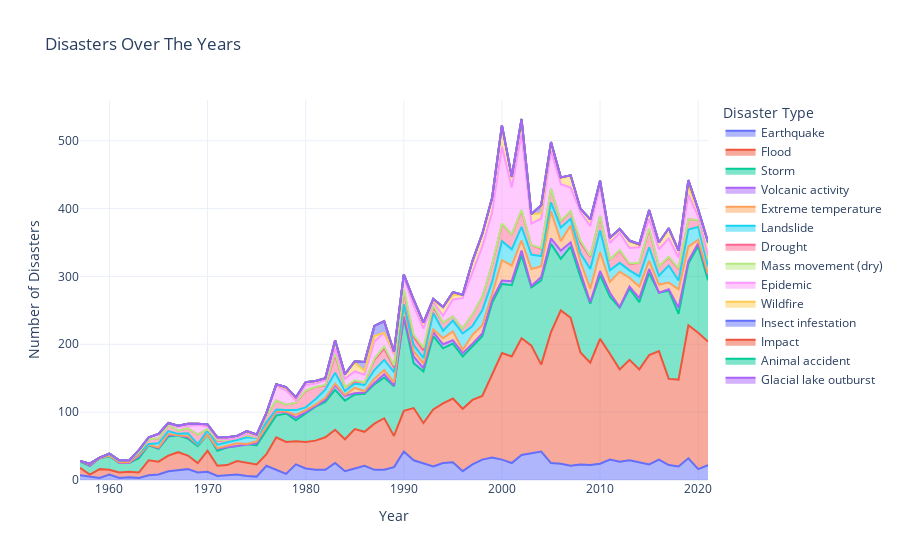

Here is the notebook cell this chart was saved with:
### Code cell
import plotly.express as px

fig = px.area(df, x="year", y="disaster_count", color="disaster_type",
	      line_group="disaster_type", title='Disasters Over The Years', template='plotly_white', \
			labels={"year":"Year","disaster_count":"Number of Disasters", "disaster_type":"Disaster Type"})
fig.show()

### Figure 1 — Plotly figure (JSON) as saved in the notebook; plotly's stock layout.template omitted (floating-point values rounded to 4 significant figures)
{"data": [{"hovertemplate": "Disaster Type=Earthquake<br>Year=%{x}<br>Number of Disasters=%{y}<extra></extra>", "legendgroup": "Earthquake", "line": {"color": "#636efa"}, "mode": "lines", "name": "Earthquake", "orientation": "v", "showlegend": true, "stackgroup": "1", "type": "scatter", "x": [1957, 1958, 1959, 1960, 1961, 1962, 1963, 1964, 1965, 1966, 1967, 1968, 1969, 1970, 1971, 1972, 1973, 1974, 1975, 1976, 1977, 1978, 1979, 1980, 1981, 1982, 1983, 1984, 1985, 1986, 1987, 1988, 1989, 1990, 1991, 1992, 1993, 1994, 1995, 1996, 1997, 1998, 1999, 2000, 2001, 2002, 2003, 2004, 2005, 2006, 2007, 2008, 2009, 2010, 2011, 2012, 2013, 2014, 2015, 2016, 2017, 2018, 2019, 2020, 2021], "xaxis": "x", "y": [7, 5, 3, 8, 3, 4, 3, 7, 8, 13, 15, 16, 11, 12, 6, 7, 8, 6, 5, 21, 15, 9, 23, 17, 15, 15, 25, 13, 17, 21, 15, 15, 19, 42, 29, 25, 20, 25, 26, 13, 23, 30, 33, 30, 25, 37, 40, 42, 25, 24, 21, 23, 22, 24, 30, 27, 29, 26, 23, 30, 22, 20, 32, 16, 22], "yaxis": "y"}, {"hovertemplate": "Disaster Type=Flood<br>Year=%{x}<br>Number of Disasters=%{y}<extra></extra>", "legendgroup": "Flood", "line": {"color": "#EF553B"}, "mode": "lines", "name": "Flood", "orientation": "v", "showlegend": true, "stackgroup": "1", "type": "scatter", "x": [1957, 1958, 1959, 1960, 1961, 1962, 1963, 1964, 1965, 1966, 1967, 1968, 1969, 1970, 1971, 1972, 1973, 1974, 1975, 1976, 1977, 1978, 1979, 1980, 1981, 1982, 1983, 1984, 1985, 1986, 1987, 1988, 1989, 1990, 1991, 1992, 1993, 1994, 1995, 1996, 1997, 1998, 1999, 2000, 2001, 2002, 2003, 2004, 2005, 2006, 2007, 2008, 2009, 2010, 2011, 2012, 2013, 2014, 2015, 2016, 2017, 2018, 2019, 2020, 2021], "xaxis": "x", "y": [11, 3, 13, 7, 8, 8, 8, 22, 19, 23, 26, 20, 14, 31, 15, 15, 20, 19, 18, 17, 48, 47, 34, 39, 43, 48, 49, 47, 58, 50, 68, 76, 46, 60, 77, 59, 84, 88, 94, 92, 95, 94, 122, 157, 157, 172, 158, 128, 193, 226, 218, 165, 151, 184, 156, 136, 148, 137, 161, 160, 127, 128, 196, 201, 182], "yaxis": "y"}, {"hovertemplate": "Disaster Type=Storm<br>Year=%{x}<br>Number of Disasters=%{y}<extra></extra>", "legendgroup": "Storm", "line": {"color": "#00cc96"}, "mode": "lines", "name": "Storm", "orientation": "v", "showlegend": true, "stackgroup": "1", "type": "scatter", "x": [1957, 1958, 1959, 1960, 1961, 1962, 1963, 1964, 1965, 1966, 1967, 1968, 1969, 1970, 1971, 1972, 1973, 1974, 1975, 1976, 1977, 1978, 1979, 1980, 1981, 1982, 1983, 1984, 1985, 1986, 1987, 1988, 1989, 1990, 1991, 1992, 1993, 1994, 1995, 1996, 1997, 1998, 1999, 2000, 2001, 2002, 2003, 2004, 2005, 2006, 2007, 2008, 2009, 2010, 2011, 2012, 2013, 2014, 2015, 2016, 2017, 2018, 2019, 2020, 2021], "xaxis": "x", "y": [9, 13, 16, 20, 14, 13, 21, 22, 19, 28, 25, 25, 25, 24, 22, 26, 22, 28, 28, 36, 32, 42, 31, 42, 50, 52, 59, 57, 51, 56, 58, 60, 73, 137, 66, 76, 108, 81, 81, 77, 79, 88, 106, 102, 105, 122, 86, 124, 130, 76, 105, 111, 87, 94, 84, 91, 105, 99, 121, 86, 130, 97, 91, 128, 90], "yaxis": "y"}, {"hovertemplate": "Disaster Type=Volcanic activity<br>Year=%{x}<br>Number of Disasters=%{y}<extra></extra>", "legendgroup": "Volcanic activity", "line": {"color": "#ab63fa"}, "mode": "lines", "name": "Volcanic activity", "orientation": "v", "showlegend": true, "stackgroup": "1", "type": "scatter", "x": [1957, 1960, 1963, 1964, 1965, 1966, 1968, 1969, 1971, 1973, 1975, 1976, 1977, 1978, 1979, 1980, 1981, 1982, 1983, 1984, 1985, 1986, 1987, 1988, 1989, 1990, 1991, 1992, 1993, 1994, 1995, 1996, 1997, 1998, 1999, 2000, 2001, 2002, 2003, 2004, 2005, 2006, 2007, 2008, 2009, 2010, 2011, 2012, 2013, 2014, 2015, 2017, 2018, 2019, 2020, 2021], "xaxis": "x", "y": [1, 1, 3, 1, 1, 2, 2, 2, 3, 1, 3, 5, 5, 2, 4, 2, 1, 3, 7, 7, 2, 2, 2, 5, 1, 2, 10, 5, 6, 6, 5, 5, 4, 4, 5, 5, 6, 7, 2, 5, 8, 12, 6, 7, 2, 6, 6, 1, 3, 6, 6, 2, 9, 4, 4, 8], "yaxis": "y"}, {"hovertemplate": "Disaster Type=Extreme temperature<br>Year=%{x}<br>Number of Disasters=%{y}<extra></extra>", "legendgroup": "Extreme temperature", "line": {"color": "#FFA15A"}, "mode": "lines", "name": "Extreme temperature", "orientation": "v", "showlegend": true, "stackgroup": "1", "type": "scatter", "x": [1958, 1961, 1962, 1963, 1965, 1966, 1968, 1971, 1972, 1973, 1975, 1977, 1978, 1979, 1980, 1981, 1982, 1983, 1984, 1985, 1986, 1987, 1988, 1989, 1990, 1991, 1992, 1993, 1994, 1995, 1996, 1997, 1998, 1999, 2000, 2001, 2002, 2003, 2004, 2005, 2006, 2007, 2008, 2009, 2010, 2011, 2012, 2013, 2014, 2015, 2016, 2017, 2018, 2019, 2020, 2021], "xaxis": "x", "y": [2, 1, 1, 2, 1, 2, 2, 1, 2, 3, 3, 1, 1, 4, 3, 2, 3, 2, 1, 8, 2, 6, 6, 5, 13, 8, 7, 4, 9, 13, 5, 13, 12, 8, 30, 23, 15, 25, 16, 40, 14, 25, 16, 20, 28, 16, 52, 13, 17, 12, 12, 10, 27, 21, 5, 2], "yaxis": "y"}, {"hovertemplate": "Disaster Type=Landslide<br>Year=%{x}<br>Number of Disasters=%{y}<extra></extra>", "legendgroup": "Landslide", "line": {"color": "#19d3f3"}, "mode": "lines", "name": "Landslide", "orientation": "v", "showlegend": true, "stackgroup": "1", "type": "scatter", "x": [1958, 1959, 1960, 1961, 1962, 1963, 1964, 1965, 1966, 1967, 1968, 1969, 1970, 1971, 1972, 1973, 1974, 1975, 1976, 1977, 1978, 1979, 1980, 1981, 1982, 1983, 1984, 1985, 1986, 1987, 1988, 1989, 1990, 1991, 1992, 1993, 1994, 1995, 1996, 1997, 1998, 1999, 2000, 2001, 2002, 2003, 2004, 2005, 2006, 2007, 2008, 2009, 2010, 2011, 2012, 2013, 2014, 2015, 2016, 2017, 2018, 2019, 2020, 2021], "xaxis": "x", "y": [1, 1, 2, 2, 2, 2, 1, 6, 4, 2, 4, 1, 6, 5, 5, 5, 10, 5, 6, 3, 2, 7, 4, 8, 12, 16, 6, 6, 9, 13, 15, 15, 5, 9, 8, 24, 11, 16, 24, 13, 22, 18, 28, 24, 20, 21, 15, 13, 20, 10, 12, 29, 32, 17, 13, 11, 15, 20, 13, 25, 13, 25, 19, 11], "yaxis": "y"}, {"hovertemplate": "Disaster Type=Drought<br>Year=%{x}<br>Number of Disasters=%{y}<extra></extra>", "legendgroup": "Drought", "line": {"color": "#FF6692"}, "mode": "lines", "name": "Drought", "orientation": "v", "showlegend": true, "stackgroup": "1", "type": "scatter", "x": [1960, 1961, 1963, 1964, 1965, 1966, 1967, 1968, 1969, 1970, 1971, 1972, 1973, 1974, 1975, 1976, 1977, 1978, 1979, 1980, 1981, 1982, 1983, 1984, 1985, 1986, 1987, 1988, 1989, 1990, 1991, 1992, 1993, 1994, 1995, 1996, 1997, 1998, 1999, 2000, 2001, 2002, 2003, 2004, 2005, 2006, 2007, 2008, 2009, 2010, 2011, 2012, 2013, 2014, 2015, 2016, 2017, 2018, 2019, 2020, 2021], "xaxis": "x", "y": [1, 1, 1, 7, 7, 9, 5, 7, 14, 2, 6, 4, 3, 3, 1, 10, 13, 8, 11, 24, 18, 6, 26, 6, 3, 4, 15, 17, 7, 20, 12, 11, 9, 12, 6, 7, 17, 20, 26, 25, 22, 24, 14, 11, 20, 9, 11, 16, 18, 21, 16, 18, 9, 20, 27, 14, 12, 17, 15, 10, 10], "yaxis": "y"}, {"hovertemplate": "Disaster Type=Mass movement (dry)<br>Year=%{x}<br>Number of Disasters=%{y}<extra></extra>", "legendgroup": "Mass movement (dry)", "line": {"color": "#B6E880"}, "mode": "lines", "name": "Mass movement (dry)", "orientation": "v", "showlegend": true, "stackgroup": "1", "type": "scatter", "x": [1962, 1963, 1971, 1980, 1982, 1983, 1985, 1987, 1988, 1989, 1990, 1991, 1992, 1993, 2000, 2002, 2004, 2006, 2008, 2009, 2012, 2013, 2015, 2017, 2018], "xaxis": "x", "y": [1, 1, 1, 1, 1, 3, 2, 2, 3, 3, 2, 3, 4, 3, 1, 1, 1, 1, 3, 1, 1, 1, 1, 1, 1], "yaxis": "y"}, {"hovertemplate": "Disaster Type=Epidemic<br>Year=%{x}<br>Number of Disasters=%{y}<extra></extra>", "legendgroup": "Epidemic", "line": {"color": "#FF97FF"}, "mode": "lines", "name": "Epidemic", "orientation": "v", "showlegend": true, "stackgroup": "1", "type": "scatter", "x": [1963, 1964, 1965, 1966, 1967, 1968, 1969, 1970, 1971, 1972, 1974, 1975, 1976, 1977, 1978, 1979, 1980, 1981, 1982, 1983, 1984, 1985, 1986, 1987, 1988, 1989, 1990, 1991, 1992, 1993, 1994, 1995, 1996, 1997, 1998, 1999, 2000, 2001, 2002, 2003, 2004, 2005, 2006, 2007, 2008, 2009, 2010, 2011, 2012, 2013, 2014, 2015, 2016, 2017, 2018, 2019, 2020, 2021], "xaxis": "x", "y": [3, 3, 6, 2, 5, 4, 14, 4, 2, 1, 2, 1, 3, 22, 21, 3, 8, 5, 7, 7, 12, 13, 11, 25, 20, 16, 18, 43, 28, 4, 10, 25, 45, 62, 74, 76, 113, 69, 112, 32, 43, 56, 54, 35, 42, 44, 44, 24, 25, 23, 23, 14, 25, 27, 16, 36, 6, 6], "yaxis": "y"}, {"hovertemplate": "Disaster Type=Wildfire<br>Year=%{x}<br>Number of Disasters=%{y}<extra></extra>", "legendgroup": "Wildfire", "line": {"color": "#FECB52"}, "mode": "lines", "name": "Wildfire", "orientation": "v", "showlegend": true, "stackgroup": "1", "type": "scatter", "x": [1965, 1966, 1967, 1968, 1969, 1970, 1971, 1972, 1973, 1974, 1975, 1976, 1977, 1978, 1979, 1980, 1981, 1982, 1983, 1984, 1985, 1986, 1987, 1989, 1990, 1991, 1992, 1993, 1994, 1995, 1996, 1997, 1998, 1999, 2000, 2001, 2002, 2003, 2004, 2005, 2006, 2007, 2008, 2009, 2010, 2011, 2012, 2013, 2014, 2015, 2016, 2017, 2018, 2019, 2020, 2021], "xaxis": "x", "y": [1, 1, 2, 3, 2, 3, 2, 3, 3, 3, 2, 1, 2, 3, 4, 4, 4, 3, 12, 7, 13, 6, 8, 3, 4, 8, 8, 2, 13, 7, 5, 16, 18, 22, 30, 14, 22, 14, 8, 13, 9, 18, 5, 9, 7, 8, 6, 10, 4, 13, 10, 15, 10, 14, 8, 19], "yaxis": "y"}, {"hovertemplate": "Disaster Type=Insect infestation<br>Year=%{x}<br>Number of Disasters=%{y}<extra></extra>", "legendgroup": "Insect infestation", "line": {"color": "#636efa"}, "mode": "lines", "name": "Insect infestation", "orientation": "v", "showlegend": true, "stackgroup": "1", "type": "scatter", "x": [1974, 1975, 1978, 1979, 1985, 1986, 1987, 1988, 1989, 1991, 1992, 1993, 1995, 1997, 1998, 2000, 2001, 2004, 2006, 2009, 2010, 2019, 2020], "xaxis": "x", "y": [1, 1, 2, 1, 2, 13, 15, 17, 1, 1, 1, 3, 4, 1, 1, 2, 2, 12, 1, 1, 1, 8, 2], "yaxis": "y"}, {"hovertemplate": "Disaster Type=Impact<br>Year=%{x}<br>Number of Disasters=%{y}<extra></extra>", "legendgroup": "Impact", "line": {"color": "#EF553B"}, "mode": "lines", "name": "Impact", "orientation": "v", "showlegend": true, "stackgroup": "1", "type": "scatter", "x": [2013], "xaxis": "x", "y": [1], "yaxis": "y"}, {"hovertemplate": "Disaster Type=Animal accident<br>Year=%{x}<br>Number of Disasters=%{y}<extra></extra>", "legendgroup": "Animal accident", "line": {"color": "#00cc96"}, "mode": "lines", "name": "Animal accident", "orientation": "v", "showlegend": true, "stackgroup": "1", "type": "scatter", "x": [2014], "xaxis": "x", "y": [1], "yaxis": "y"}, {"hovertemplate": "Disaster Type=Glacial lake outburst<br>Year=%{x}<br>Number of Disasters=%{y}<extra></extra>", "legendgroup": "Glacial lake outburst", "line": {"color": "#ab63fa"}, "mode": "lines", "name": "Glacial lake outburst", "orientation": "v", "showlegend": true, "stackgroup": "1", "type": "scatter", "x": [2021], "xaxis": "x", "y": [2], "yaxis": "y"}], "layout": {"legend": {"title": {"text": "Disaster Type"}, "tracegroupgap": 0}, "title": {"text": "Disasters Over The Years"}, "xaxis": {"anchor": "y", "domain": [0, 1], "title": {"text": "Year"}}, "yaxis": {"anchor": "x", "domain": [0, 1], "title": {"text": "Number of Disasters"}}}}
